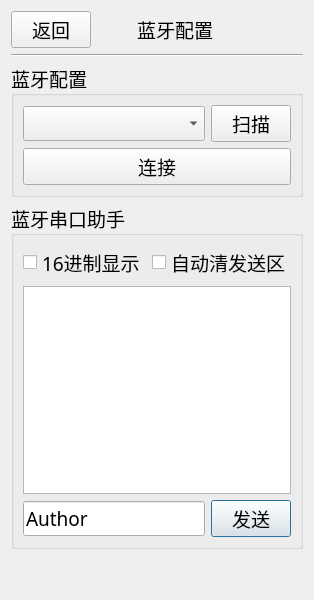
<?xml version="1.0" encoding="UTF-8"?>
<ui version="4.0">
 <class>ConfigWindow</class>
 <widget class="QDialog" name="ConfigWindow">
  <property name="geometry">
   <rect>
    <x>0</x>
    <y>0</y>
    <width>314</width>
    <height>600</height>
   </rect>
  </property>
  <property name="font">
   <font>
    <family>微软雅黑 Light</family>
    <pointsize>14</pointsize>
   </font>
  </property>
  <property name="windowTitle">
   <string>Dialog</string>
  </property>
  <layout class="QGridLayout" name="gridLayout_3">
   <item row="0" column="0">
    <layout class="QVBoxLayout" name="verticalLayout_5">
     <item>
      <layout class="QVBoxLayout" name="verticalLayout">
       <item>
        <layout class="QHBoxLayout" name="horizontalLayout_5">
         <item>
          <layout class="QHBoxLayout" name="horizontalLayout">
           <item>
            <widget class="QPushButton" name="CloseButton">
             <property name="sizePolicy">
              <sizepolicy hsizetype="Fixed" vsizetype="Fixed">
               <horstretch>0</horstretch>
               <verstretch>0</verstretch>
              </sizepolicy>
             </property>
             <property name="text">
              <string>返回</string>
             </property>
            </widget>
           </item>
           <item>
            <spacer name="horizontalSpacer">
             <property name="orientation">
              <enum>Qt::Horizontal</enum>
             </property>
             <property name="sizeHint" stdset="0">
              <size>
               <width>40</width>
               <height>20</height>
              </size>
             </property>
            </spacer>
           </item>
          </layout>
         </item>
         <item>
          <widget class="QLabel" name="label">
           <property name="sizePolicy">
            <sizepolicy hsizetype="Fixed" vsizetype="Preferred">
             <horstretch>0</horstretch>
             <verstretch>0</verstretch>
            </sizepolicy>
           </property>
           <property name="text">
            <string>蓝牙配置</string>
           </property>
          </widget>
         </item>
         <item>
          <spacer name="horizontalSpacer_2">
           <property name="orientation">
            <enum>Qt::Horizontal</enum>
           </property>
           <property name="sizeHint" stdset="0">
            <size>
             <width>40</width>
             <height>20</height>
            </size>
           </property>
          </spacer>
         </item>
        </layout>
       </item>
       <item>
        <widget class="Line" name="line">
         <property name="orientation">
          <enum>Qt::Horizontal</enum>
         </property>
        </widget>
       </item>
      </layout>
     </item>
     <item>
      <layout class="QVBoxLayout" name="verticalLayout_4">
       <item>
        <widget class="QGroupBox" name="groupBox">
         <property name="title">
          <string>蓝牙配置</string>
         </property>
         <layout class="QGridLayout" name="gridLayout">
          <item row="0" column="0">
           <layout class="QVBoxLayout" name="verticalLayout_2">
            <item>
             <layout class="QHBoxLayout" name="horizontalLayout_2">
              <item>
               <widget class="QComboBox" name="ConnectBox">
                <property name="sizePolicy">
                 <sizepolicy hsizetype="Expanding" vsizetype="Fixed">
                  <horstretch>0</horstretch>
                  <verstretch>0</verstretch>
                 </sizepolicy>
                </property>
               </widget>
              </item>
              <item>
               <widget class="QPushButton" name="ScanButton">
                <property name="text">
                 <string>扫描</string>
                </property>
               </widget>
              </item>
             </layout>
            </item>
            <item>
             <widget class="QPushButton" name="ConnectButton">
              <property name="text">
               <string>连接</string>
              </property>
              <property name="default">
               <bool>false</bool>
              </property>
             </widget>
            </item>
           </layout>
          </item>
         </layout>
        </widget>
       </item>
       <item>
        <widget class="QGroupBox" name="groupBox_2">
         <property name="title">
          <string>蓝牙串口助手</string>
         </property>
         <layout class="QGridLayout" name="gridLayout_2">
          <item row="0" column="0">
           <layout class="QVBoxLayout" name="verticalLayout_3">
            <item>
             <layout class="QHBoxLayout" name="horizontalLayout_3">
              <item>
               <widget class="QCheckBox" name="HEXBox">
                <property name="text">
                 <string>16进制显示</string>
                </property>
               </widget>
              </item>
              <item>
               <widget class="QCheckBox" name="AutoCleanBox">
                <property name="text">
                 <string>自动清发送区</string>
                </property>
               </widget>
              </item>
             </layout>
            </item>
            <item>
             <widget class="QTextEdit" name="ReceiveArea">
              <property name="readOnly">
               <bool>true</bool>
              </property>
             </widget>
            </item>
            <item>
             <layout class="QHBoxLayout" name="horizontalLayout_4">
              <item>
               <widget class="QLineEdit" name="SendArea">
                <property name="text">
                 <string>Author</string>
                </property>
               </widget>
              </item>
              <item>
               <widget class="QPushButton" name="SendButton">
                <property name="text">
                 <string>发送</string>
                </property>
                <property name="default">
                 <bool>true</bool>
                </property>
               </widget>
              </item>
             </layout>
            </item>
           </layout>
          </item>
         </layout>
        </widget>
       </item>
       <item>
        <spacer name="verticalSpacer">
         <property name="orientation">
          <enum>Qt::Vertical</enum>
         </property>
         <property name="sizeType">
          <enum>QSizePolicy::Fixed</enum>
         </property>
         <property name="sizeHint" stdset="0">
          <size>
           <width>20</width>
           <height>40</height>
          </size>
         </property>
        </spacer>
       </item>
      </layout>
     </item>
    </layout>
   </item>
  </layout>
 </widget>
 <resources/>
 <connections/>
</ui>
